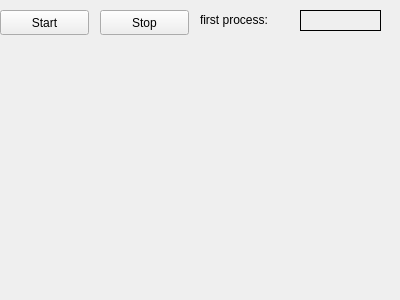
<?xml version="1.0" encoding="UTF-8"?>
<ui version="4.0">
 <class>MainWindow</class>
 <widget class="QMainWindow" name="MainWindow">
  <property name="geometry">
   <rect>
    <x>0</x>
    <y>0</y>
    <width>400</width>
    <height>300</height>
   </rect>
  </property>
  <property name="windowTitle">
   <string>MainWindow</string>
  </property>
  <widget class="QWidget" name="centralWidget">
   <widget class="QLabel" name="firstProcessLabel">
    <property name="geometry">
     <rect>
      <x>300</x>
      <y>10</y>
      <width>81</width>
      <height>21</height>
     </rect>
    </property>
    <property name="frameShape">
     <enum>QFrame::Box</enum>
    </property>
    <property name="text">
     <string/>
    </property>
   </widget>
   <widget class="QLabel" name="label">
    <property name="geometry">
     <rect>
      <x>200</x>
      <y>10</y>
      <width>91</width>
      <height>20</height>
     </rect>
    </property>
    <property name="text">
     <string>first process:</string>
    </property>
   </widget>
   <widget class="QPushButton" name="startButton">
    <property name="geometry">
     <rect>
      <x>0</x>
      <y>10</y>
      <width>89</width>
      <height>25</height>
     </rect>
    </property>
    <property name="text">
     <string>Start</string>
    </property>
   </widget>
   <widget class="QPushButton" name="stopButton">
    <property name="geometry">
     <rect>
      <x>100</x>
      <y>10</y>
      <width>89</width>
      <height>25</height>
     </rect>
    </property>
    <property name="text">
     <string>Stop</string>
    </property>
   </widget>
  </widget>
 </widget>
 <layoutdefault spacing="6" margin="11"/>
 <resources/>
 <connections/>
</ui>
